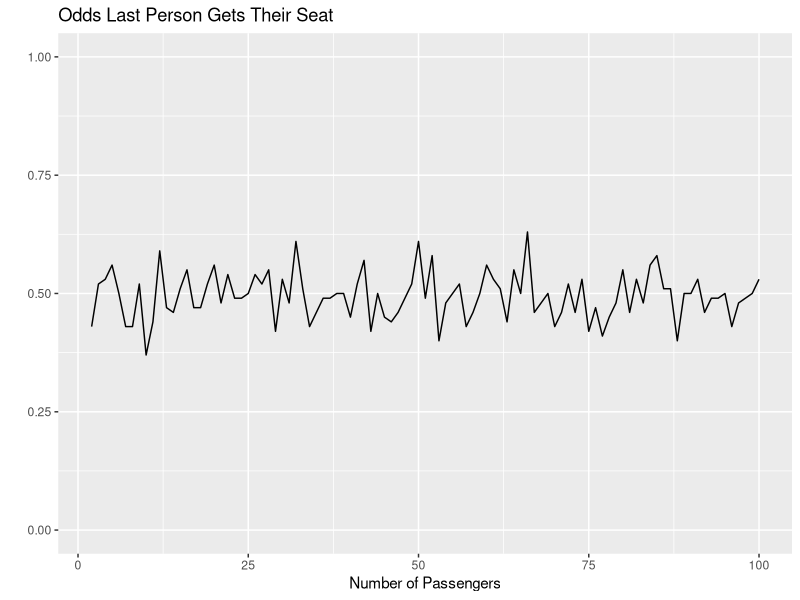
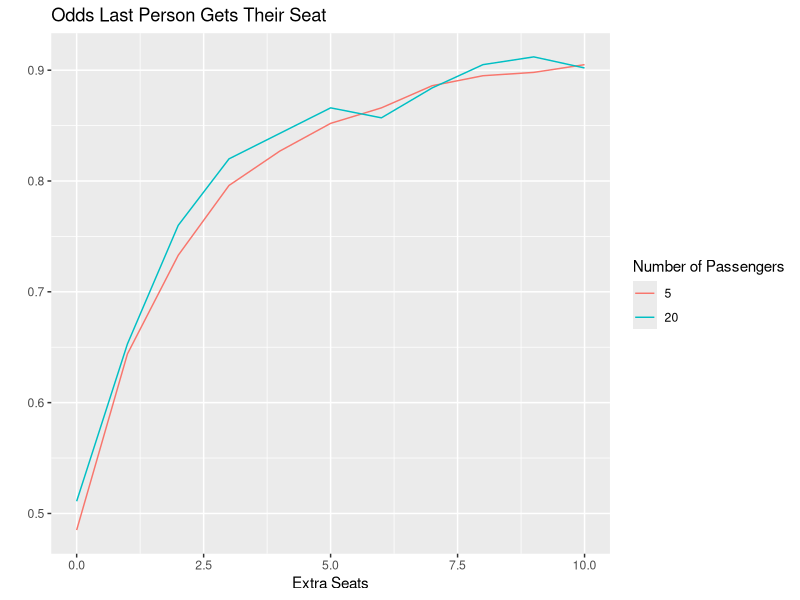

Write R code to recreate these figures, in order.
## ---- chunk 1
library(tidyverse)
library(purrr)
## ---- chunk 2
drunkPassenger <- function(n, seats){
  #generate random seat for first (drunk) passenger
  if (n == 1) {
    seats <-seats[seats != sample(seats, 1, replace = FALSE)]
  }
  
  #check if last seat matches last person, return true/false
  if (length(seats) == 1){
    return(seats[1] == n)
  }
  
  #pick assigned seat if available, else pick random
  choice = ifelse(n %in% seats, n, sample(seats, 1, replace = FALSE))
  remaining_seats <- seats[seats != choice]
  
  #call function again for next passenger
  drunkPassenger(n + 1, remaining_seats)
}

seats <- 2:100
runs <- 100

drunk_passengers_100 <- map(seats, function(x) {
  data.frame(
    num_passengers = x,
    pct_correct_last_seat = mean(map_lgl(1:runs, ~ drunkPassenger(1, 1:x)))
  )
}) |>
  list_rbind() |>
  mutate(runs = runs, num_seats = num_passengers) |>
  select(num_passengers, num_seats, pct_correct_last_seat, runs)

drunk_passengers_100 |>
  ggplot(aes(x = num_passengers, y = pct_correct_last_seat)) +
    geom_line() +
    ylim(0,1)+
    labs(
      title = "Odds Last Person Gets Their Seat",
      x = "Number of Passengers",
      y = ""
    )
## ---- chunk 3
drunkPassenger_k <- function(n, passengers, seats){
  #check if last guy gets his seat
  if (length(passengers) == n){
    return(n %in% seats)
  }
  
  #fist seat selection
  if (n == 1) {
    first_choice = sample(seats, 1, replace = FALSE)
    #stop simulation if chooses last persons seat
    if (first_choice == length(passengers)) {
      return(FALSE)
    }
    remaining_seats <-seats[seats != first_choice]
  
  } else{
      #pick assigned seat if available, else pick random
      choice = ifelse(n %in% seats, n, sample(seats, 1, replace = FALSE))
      if (choice == length(passengers)) {
        return(FALSE)
      }
      remaining_seats <-seats[seats != choice]
  }
  
  #call function again for next passenger
  drunkPassenger_k(n + 1, passengers, remaining_seats)
}

runs = 1000
passengers = 20
seats = 20:30


drunk_passengers_k20 <- map(seats, function(x) {
  data.frame(
    num_seats = x,
    pct_correct_last_seat = mean(map_lgl(1:runs, ~ drunkPassenger_k(1, 1:passengers, 1:x)))
  )
}) |>
  list_rbind() |>
  mutate(runs = runs, num_passengers = passengers) |>
  select(num_passengers, num_seats, pct_correct_last_seat, runs)


runs = 1000
passengers = 5
seats = 5:15

drunk_passengers_k5 <- map(seats, function(x) {
  data.frame(
    num_seats = x,
    pct_correct_last_seat = mean(map_lgl(1:runs, ~ drunkPassenger_k(1, 1:passengers, 1:x)))
  )
}) |>
  list_rbind() |>
  mutate(runs = runs, num_passengers = passengers) |>
  select(num_passengers, num_seats, pct_correct_last_seat, runs)


  
drunk_k <- bind_rows(drunk_passengers_k5, drunk_passengers_k20)
  
drunk_k |>
  group_by(num_passengers) |>
  mutate(diff = num_seats - num_passengers) |>
  ggplot(aes(x = diff, y = pct_correct_last_seat, color = factor(num_passengers), group = num_passengers)) +
    geom_line() +
    labs(
      color = "Number of Passengers",
      x = "Extra Seats",
      title = "Odds Last Person Gets Their Seat",
      y = "")
